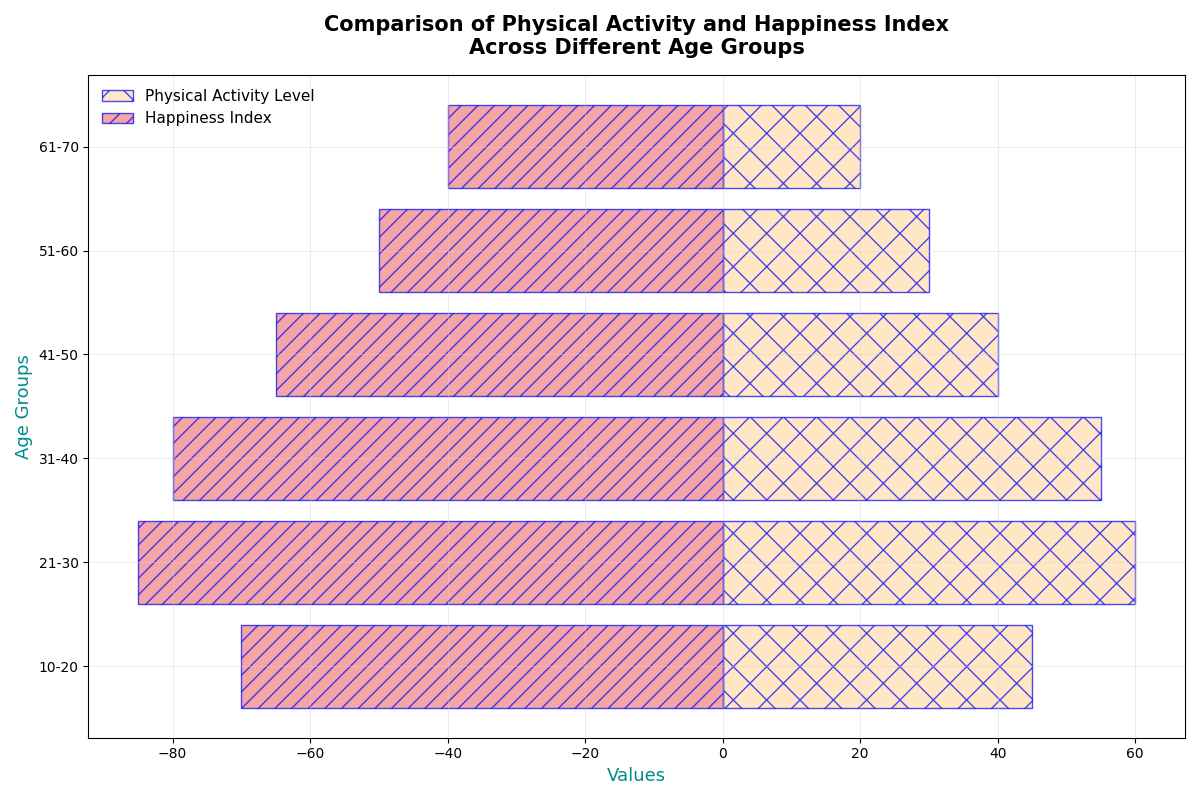

Write Python code to recreate this figure.
import matplotlib.pyplot as plt
import numpy as np

age_groups = np.array(['10-20', '21-30', '31-40', '41-50', '51-60', '61-70'])
physical_activity_level = np.array([45, 60, 55, 40, 30, 20])
happiness_index = np.array([70, 85, 80, 65, 50, 40])

fig, ax = plt.subplots(figsize=(12, 8))

# Plotting horizontal bar chart with altered stylistic elements
ax.barh(age_groups, physical_activity_level, color='navajowhite', edgecolor='blue', alpha=0.7, label='Physical Activity Level', hatch='x')
ax.barh(age_groups, -happiness_index, color='lightcoral', edgecolor='blue', alpha=0.7, label='Happiness Index', hatch='//')

ax.set_xlabel('Values', fontsize=13, fontweight='normal', color='darkcyan')
ax.set_ylabel('Age Groups', fontsize=13, fontweight='normal', color='darkcyan')
ax.set_title('Comparison of Physical Activity and Happiness Index\nAcross Different Age Groups', fontsize=15, fontweight='bold', pad=15)

ax.grid(True, linestyle='-', linewidth=0.6, alpha=0.5, color='lightgrey')  # Changed grid linestyle and color

ax.legend(loc='upper left', fontsize=11, frameon=False)  # Changed legend location and style

plt.tight_layout()
plt.show()
